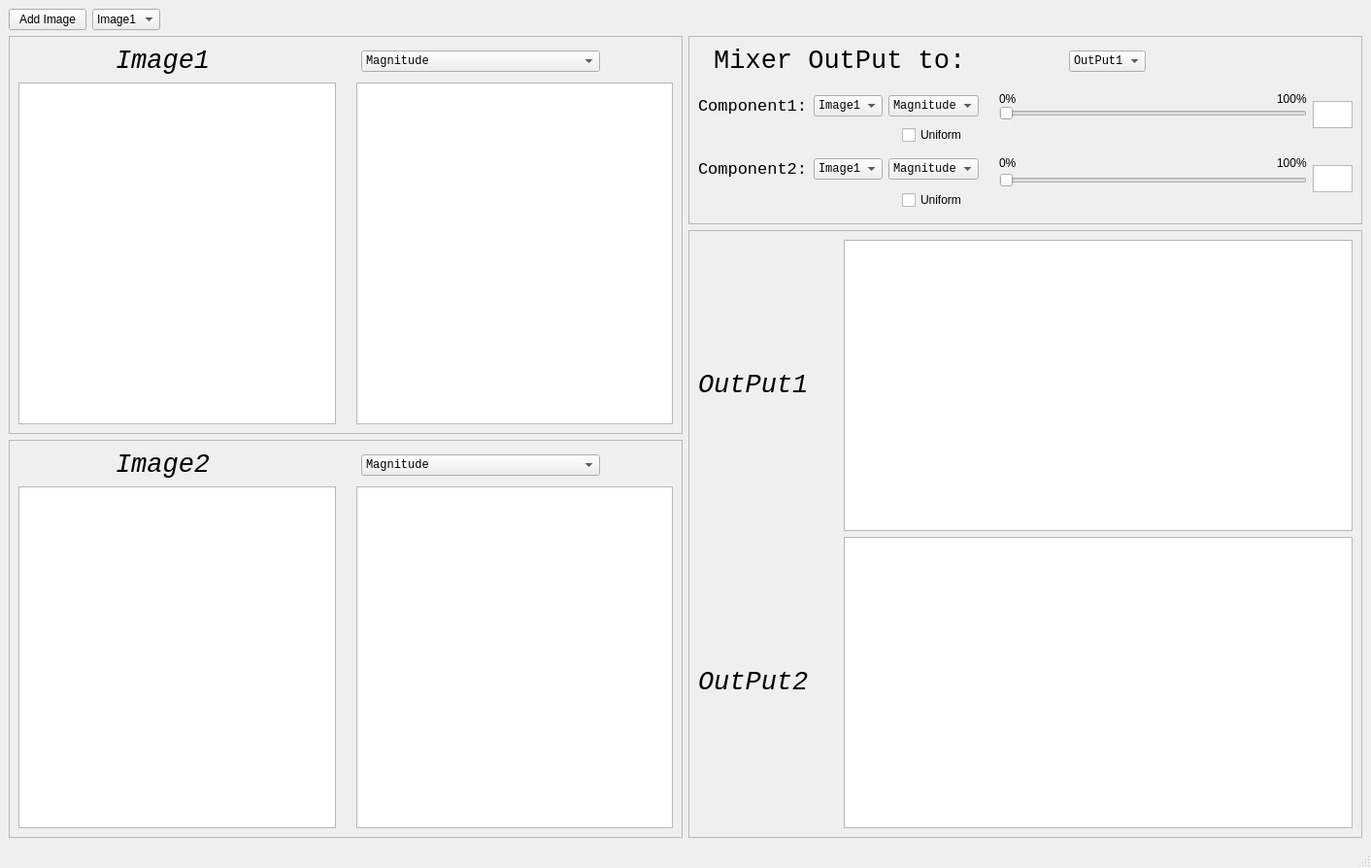
<?xml version="1.0" encoding="UTF-8"?>
<ui version="4.0">
 <class>MainWindow</class>
 <widget class="QMainWindow" name="MainWindow">
  <property name="geometry">
   <rect>
    <x>0</x>
    <y>0</y>
    <width>1412</width>
    <height>894</height>
   </rect>
  </property>
  <property name="windowTitle">
   <string>MainWindow</string>
  </property>
  <widget class="QWidget" name="centralwidget">
   <layout class="QVBoxLayout" name="verticalLayout_12">
    <item>
     <layout class="QHBoxLayout" name="horizontalLayout_14">
      <item>
       <widget class="QPushButton" name="add_btn">
        <property name="text">
         <string>Add Image</string>
        </property>
       </widget>
      </item>
      <item>
       <widget class="QComboBox" name="combo_add">
        <item>
         <property name="text">
          <string>Image1</string>
         </property>
        </item>
        <item>
         <property name="text">
          <string>Image2</string>
         </property>
        </item>
       </widget>
      </item>
      <item>
       <spacer name="horizontalSpacer_9">
        <property name="orientation">
         <enum>Qt::Horizontal</enum>
        </property>
        <property name="sizeHint" stdset="0">
         <size>
          <width>40</width>
          <height>20</height>
         </size>
        </property>
       </spacer>
      </item>
     </layout>
    </item>
    <item>
     <layout class="QHBoxLayout" name="horizontalLayout_15">
      <item>
       <layout class="QVBoxLayout" name="verticalLayout_10">
        <item>
         <widget class="QFrame" name="frame">
          <property name="frameShape">
           <enum>QFrame::StyledPanel</enum>
          </property>
          <property name="frameShadow">
           <enum>QFrame::Raised</enum>
          </property>
          <layout class="QVBoxLayout" name="verticalLayout_2">
           <item>
            <layout class="QHBoxLayout" name="horizontalLayout_5">
             <item>
              <spacer name="horizontalSpacer_4">
               <property name="orientation">
                <enum>Qt::Horizontal</enum>
               </property>
               <property name="sizeType">
                <enum>QSizePolicy::Fixed</enum>
               </property>
               <property name="sizeHint" stdset="0">
                <size>
                 <width>100</width>
                 <height>20</height>
                </size>
               </property>
              </spacer>
             </item>
             <item>
              <widget class="QLabel" name="label">
               <property name="font">
                <font>
                 <family>Monospace</family>
                 <pointsize>20</pointsize>
                 <weight>50</weight>
                 <italic>true</italic>
                 <bold>false</bold>
                </font>
               </property>
               <property name="text">
                <string>Image1</string>
               </property>
              </widget>
             </item>
             <item>
              <widget class="QComboBox" name="combo_img1">
               <property name="font">
                <font>
                 <family>Monospace</family>
                </font>
               </property>
               <item>
                <property name="text">
                 <string>Magnitude</string>
                </property>
               </item>
               <item>
                <property name="text">
                 <string>Phase</string>
                </property>
               </item>
               <item>
                <property name="text">
                 <string>Real</string>
                </property>
               </item>
               <item>
                <property name="text">
                 <string>Imaginary</string>
                </property>
               </item>
              </widget>
             </item>
             <item>
              <spacer name="horizontalSpacer_5">
               <property name="orientation">
                <enum>Qt::Horizontal</enum>
               </property>
               <property name="sizeType">
                <enum>QSizePolicy::Fixed</enum>
               </property>
               <property name="sizeHint" stdset="0">
                <size>
                 <width>75</width>
                 <height>20</height>
                </size>
               </property>
              </spacer>
             </item>
            </layout>
           </item>
           <item>
            <layout class="QHBoxLayout" name="horizontalLayout_6">
             <item>
              <widget class="PlotWidget" name="gView_img1"/>
             </item>
             <item>
              <spacer name="horizontalSpacer_6">
               <property name="orientation">
                <enum>Qt::Horizontal</enum>
               </property>
               <property name="sizeType">
                <enum>QSizePolicy::Fixed</enum>
               </property>
               <property name="sizeHint" stdset="0">
                <size>
                 <width>15</width>
                 <height>20</height>
                </size>
               </property>
              </spacer>
             </item>
             <item>
              <widget class="PlotWidget" name="gView_trans1"/>
             </item>
            </layout>
           </item>
          </layout>
         </widget>
        </item>
        <item>
         <widget class="QFrame" name="frame_2">
          <property name="frameShape">
           <enum>QFrame::StyledPanel</enum>
          </property>
          <property name="frameShadow">
           <enum>QFrame::Raised</enum>
          </property>
          <layout class="QVBoxLayout" name="verticalLayout">
           <item>
            <layout class="QHBoxLayout" name="horizontalLayout_3">
             <item>
              <spacer name="horizontalSpacer_2">
               <property name="orientation">
                <enum>Qt::Horizontal</enum>
               </property>
               <property name="sizeType">
                <enum>QSizePolicy::Fixed</enum>
               </property>
               <property name="sizeHint" stdset="0">
                <size>
                 <width>100</width>
                 <height>20</height>
                </size>
               </property>
              </spacer>
             </item>
             <item>
              <widget class="QLabel" name="label_3">
               <property name="font">
                <font>
                 <family>Monospace</family>
                 <pointsize>20</pointsize>
                 <weight>50</weight>
                 <italic>true</italic>
                 <bold>false</bold>
                </font>
               </property>
               <property name="text">
                <string>Image2</string>
               </property>
              </widget>
             </item>
             <item>
              <widget class="QComboBox" name="combo_img2">
               <property name="font">
                <font>
                 <family>Monospace</family>
                </font>
               </property>
               <item>
                <property name="text">
                 <string>Magnitude</string>
                </property>
               </item>
               <item>
                <property name="text">
                 <string>Phase</string>
                </property>
               </item>
               <item>
                <property name="text">
                 <string>Real</string>
                </property>
               </item>
               <item>
                <property name="text">
                 <string>Imaginary</string>
                </property>
               </item>
              </widget>
             </item>
             <item>
              <spacer name="horizontalSpacer_3">
               <property name="orientation">
                <enum>Qt::Horizontal</enum>
               </property>
               <property name="sizeType">
                <enum>QSizePolicy::Fixed</enum>
               </property>
               <property name="sizeHint" stdset="0">
                <size>
                 <width>75</width>
                 <height>20</height>
                </size>
               </property>
              </spacer>
             </item>
            </layout>
           </item>
           <item>
            <layout class="QHBoxLayout" name="horizontalLayout_4">
             <item>
              <widget class="PlotWidget" name="gView_img2"/>
             </item>
             <item>
              <spacer name="horizontalSpacer">
               <property name="orientation">
                <enum>Qt::Horizontal</enum>
               </property>
               <property name="sizeType">
                <enum>QSizePolicy::Fixed</enum>
               </property>
               <property name="sizeHint" stdset="0">
                <size>
                 <width>15</width>
                 <height>20</height>
                </size>
               </property>
              </spacer>
             </item>
             <item>
              <widget class="PlotWidget" name="gView_trans2"/>
             </item>
            </layout>
           </item>
          </layout>
         </widget>
        </item>
       </layout>
      </item>
      <item>
       <layout class="QVBoxLayout" name="verticalLayout_11">
        <item>
         <widget class="QFrame" name="frame_3">
          <property name="frameShape">
           <enum>QFrame::StyledPanel</enum>
          </property>
          <property name="frameShadow">
           <enum>QFrame::Raised</enum>
          </property>
          <layout class="QVBoxLayout" name="verticalLayout_9">
           <item>
            <layout class="QHBoxLayout" name="horizontalLayout_2">
             <item>
              <widget class="QLabel" name="label_11">
               <property name="font">
                <font>
                 <family>Monospace</family>
                 <pointsize>20</pointsize>
                 <weight>50</weight>
                 <italic>false</italic>
                 <bold>false</bold>
                </font>
               </property>
               <property name="text">
                <string> Mixer OutPut to:</string>
               </property>
              </widget>
             </item>
             <item>
              <spacer name="horizontalSpacer_18">
               <property name="orientation">
                <enum>Qt::Horizontal</enum>
               </property>
               <property name="sizeType">
                <enum>QSizePolicy::Minimum</enum>
               </property>
               <property name="sizeHint" stdset="0">
                <size>
                 <width>100</width>
                 <height>20</height>
                </size>
               </property>
              </spacer>
             </item>
             <item>
              <widget class="QComboBox" name="combo_mix">
               <property name="font">
                <font>
                 <family>Monospace</family>
                </font>
               </property>
               <item>
                <property name="text">
                 <string>OutPut1</string>
                </property>
               </item>
               <item>
                <property name="text">
                 <string>OutPut2</string>
                </property>
               </item>
              </widget>
             </item>
             <item>
              <spacer name="horizontalSpacer_19">
               <property name="orientation">
                <enum>Qt::Horizontal</enum>
               </property>
               <property name="sizeType">
                <enum>QSizePolicy::Expanding</enum>
               </property>
               <property name="sizeHint" stdset="0">
                <size>
                 <width>40</width>
                 <height>20</height>
                </size>
               </property>
              </spacer>
             </item>
            </layout>
           </item>
           <item>
            <spacer name="verticalSpacer_3">
             <property name="orientation">
              <enum>Qt::Vertical</enum>
             </property>
             <property name="sizeType">
              <enum>QSizePolicy::Fixed</enum>
             </property>
             <property name="sizeHint" stdset="0">
              <size>
               <width>20</width>
               <height>10</height>
              </size>
             </property>
            </spacer>
           </item>
           <item>
            <layout class="QVBoxLayout" name="verticalLayout_8">
             <item>
              <layout class="QVBoxLayout" name="verticalLayout_4">
               <item>
                <layout class="QHBoxLayout" name="horizontalLayout">
                 <item>
                  <layout class="QVBoxLayout" name="verticalLayout_13">
                   <item>
                    <layout class="QHBoxLayout" name="horizontalLayout_11">
                     <item>
                      <widget class="QLabel" name="label_5">
                       <property name="font">
                        <font>
                         <family>Monospace</family>
                         <pointsize>13</pointsize>
                         <weight>50</weight>
                         <italic>false</italic>
                         <bold>false</bold>
                        </font>
                       </property>
                       <property name="text">
                        <string>Component1:</string>
                       </property>
                      </widget>
                     </item>
                     <item>
                      <widget class="QComboBox" name="combo_comp1_img">
                       <property name="font">
                        <font>
                         <family>Monospace</family>
                        </font>
                       </property>
                       <item>
                        <property name="text">
                         <string>Image1</string>
                        </property>
                       </item>
                       <item>
                        <property name="text">
                         <string>Image2</string>
                        </property>
                       </item>
                      </widget>
                     </item>
                     <item>
                      <widget class="QComboBox" name="combo_comp1">
                       <property name="sizePolicy">
                        <sizepolicy hsizetype="Preferred" vsizetype="Fixed">
                         <horstretch>0</horstretch>
                         <verstretch>0</verstretch>
                        </sizepolicy>
                       </property>
                       <property name="font">
                        <font>
                         <family>Monospace</family>
                        </font>
                       </property>
                       <item>
                        <property name="text">
                         <string>Magnitude</string>
                        </property>
                       </item>
                       <item>
                        <property name="text">
                         <string>Phase</string>
                        </property>
                       </item>
                       <item>
                        <property name="text">
                         <string>Real</string>
                        </property>
                       </item>
                       <item>
                        <property name="text">
                         <string>Imaginary</string>
                        </property>
                       </item>
                      </widget>
                     </item>
                    </layout>
                   </item>
                   <item>
                    <layout class="QHBoxLayout" name="horizontalLayout_16">
                     <item>
                      <spacer name="horizontalSpacer_13">
                       <property name="orientation">
                        <enum>Qt::Horizontal</enum>
                       </property>
                       <property name="sizeType">
                        <enum>QSizePolicy::Fixed</enum>
                       </property>
                       <property name="sizeHint" stdset="0">
                        <size>
                         <width>210</width>
                         <height>20</height>
                        </size>
                       </property>
                      </spacer>
                     </item>
                     <item>
                      <widget class="QCheckBox" name="comp1_uniform">
                       <property name="text">
                        <string>Uniform</string>
                       </property>
                      </widget>
                     </item>
                    </layout>
                   </item>
                  </layout>
                 </item>
                 <item>
                  <spacer name="horizontalSpacer_11">
                   <property name="orientation">
                    <enum>Qt::Horizontal</enum>
                   </property>
                   <property name="sizeType">
                    <enum>QSizePolicy::Preferred</enum>
                   </property>
                   <property name="sizeHint" stdset="0">
                    <size>
                     <width>15</width>
                     <height>20</height>
                    </size>
                   </property>
                  </spacer>
                 </item>
                 <item>
                  <layout class="QVBoxLayout" name="verticalLayout_6">
                   <property name="spacing">
                    <number>0</number>
                   </property>
                   <item>
                    <layout class="QHBoxLayout" name="horizontalLayout_9">
                     <property name="spacing">
                      <number>6</number>
                     </property>
                     <property name="sizeConstraint">
                      <enum>QLayout::SetMinimumSize</enum>
                     </property>
                     <item>
                      <widget class="QLabel" name="label_13">
                       <property name="font">
                        <font>
                         <pointsize>9</pointsize>
                        </font>
                       </property>
                       <property name="text">
                        <string>0%</string>
                       </property>
                      </widget>
                     </item>
                     <item>
                      <spacer name="horizontalSpacer_10">
                       <property name="orientation">
                        <enum>Qt::Horizontal</enum>
                       </property>
                       <property name="sizeType">
                        <enum>QSizePolicy::Expanding</enum>
                       </property>
                       <property name="sizeHint" stdset="0">
                        <size>
                         <width>230</width>
                         <height>10</height>
                        </size>
                       </property>
                      </spacer>
                     </item>
                     <item>
                      <widget class="QLabel" name="label_14">
                       <property name="font">
                        <font>
                         <pointsize>9</pointsize>
                        </font>
                       </property>
                       <property name="text">
                        <string>100%</string>
                       </property>
                      </widget>
                     </item>
                    </layout>
                   </item>
                   <item>
                    <widget class="QSlider" name="slider_comp1">
                     <property name="sizePolicy">
                      <sizepolicy hsizetype="Preferred" vsizetype="Fixed">
                       <horstretch>0</horstretch>
                       <verstretch>0</verstretch>
                      </sizepolicy>
                     </property>
                     <property name="orientation">
                      <enum>Qt::Horizontal</enum>
                     </property>
                    </widget>
                   </item>
                   <item>
                    <spacer name="verticalSpacer">
                     <property name="orientation">
                      <enum>Qt::Vertical</enum>
                     </property>
                     <property name="sizeType">
                      <enum>QSizePolicy::Fixed</enum>
                     </property>
                     <property name="sizeHint" stdset="0">
                      <size>
                       <width>20</width>
                       <height>28</height>
                      </size>
                     </property>
                    </spacer>
                   </item>
                  </layout>
                 </item>
                 <item>
                  <layout class="QVBoxLayout" name="verticalLayout_15">
                   <item>
                    <widget class="QTextBrowser" name="slider_val1">
                     <property name="sizePolicy">
                      <sizepolicy hsizetype="Fixed" vsizetype="Fixed">
                       <horstretch>0</horstretch>
                       <verstretch>0</verstretch>
                      </sizepolicy>
                     </property>
                     <property name="maximumSize">
                      <size>
                       <width>41</width>
                       <height>28</height>
                      </size>
                     </property>
                     <property name="font">
                      <font>
                       <pointsize>9</pointsize>
                      </font>
                     </property>
                     <property name="html">
                      <string>&lt;!DOCTYPE HTML PUBLIC &quot;-//W3C//DTD HTML 4.0//EN&quot; &quot;http://www.w3.org/TR/REC-html40/strict.dtd&quot;&gt;
&lt;html&gt;&lt;head&gt;&lt;meta name=&quot;qrichtext&quot; content=&quot;1&quot; /&gt;&lt;style type=&quot;text/css&quot;&gt;
p, li { white-space: pre-wrap; }
&lt;/style&gt;&lt;/head&gt;&lt;body style=&quot; font-family:'Ubuntu'; font-size:9pt; font-weight:400; font-style:normal;&quot;&gt;
&lt;p align=&quot;center&quot; style=&quot;-qt-paragraph-type:empty; margin-top:0px; margin-bottom:0px; margin-left:0px; margin-right:0px; -qt-block-indent:0; text-indent:0px;&quot;&gt;&lt;br /&gt;&lt;/p&gt;&lt;/body&gt;&lt;/html&gt;</string>
                     </property>
                    </widget>
                   </item>
                   <item>
                    <spacer name="verticalSpacer_4">
                     <property name="orientation">
                      <enum>Qt::Vertical</enum>
                     </property>
                     <property name="sizeType">
                      <enum>QSizePolicy::Fixed</enum>
                     </property>
                     <property name="sizeHint" stdset="0">
                      <size>
                       <width>20</width>
                       <height>10</height>
                      </size>
                     </property>
                    </spacer>
                   </item>
                  </layout>
                 </item>
                </layout>
               </item>
              </layout>
             </item>
             <item>
              <layout class="QVBoxLayout" name="verticalLayout_5">
               <item>
                <layout class="QHBoxLayout" name="horizontalLayout_10">
                 <item>
                  <layout class="QVBoxLayout" name="verticalLayout_14">
                   <item>
                    <layout class="QHBoxLayout" name="horizontalLayout_12">
                     <item>
                      <widget class="QLabel" name="label_6">
                       <property name="font">
                        <font>
                         <family>Monospace</family>
                         <pointsize>13</pointsize>
                         <weight>50</weight>
                         <italic>false</italic>
                         <bold>false</bold>
                        </font>
                       </property>
                       <property name="text">
                        <string>Component2:</string>
                       </property>
                      </widget>
                     </item>
                     <item>
                      <widget class="QComboBox" name="combo_comp2_img">
                       <property name="font">
                        <font>
                         <family>Monospace</family>
                        </font>
                       </property>
                       <item>
                        <property name="text">
                         <string>Image1</string>
                        </property>
                       </item>
                       <item>
                        <property name="text">
                         <string>Image2</string>
                        </property>
                       </item>
                      </widget>
                     </item>
                     <item>
                      <widget class="QComboBox" name="combo_comp2">
                       <property name="font">
                        <font>
                         <family>Monospace</family>
                        </font>
                       </property>
                       <item>
                        <property name="text">
                         <string>Magnitude</string>
                        </property>
                       </item>
                       <item>
                        <property name="text">
                         <string>Phase</string>
                        </property>
                       </item>
                       <item>
                        <property name="text">
                         <string>Real</string>
                        </property>
                       </item>
                       <item>
                        <property name="text">
                         <string>Imaginary</string>
                        </property>
                       </item>
                      </widget>
                     </item>
                    </layout>
                   </item>
                   <item>
                    <layout class="QHBoxLayout" name="horizontalLayout_17">
                     <item>
                      <spacer name="horizontalSpacer_14">
                       <property name="orientation">
                        <enum>Qt::Horizontal</enum>
                       </property>
                       <property name="sizeType">
                        <enum>QSizePolicy::Fixed</enum>
                       </property>
                       <property name="sizeHint" stdset="0">
                        <size>
                         <width>210</width>
                         <height>20</height>
                        </size>
                       </property>
                      </spacer>
                     </item>
                     <item>
                      <widget class="QCheckBox" name="comp2_uniform">
                       <property name="text">
                        <string>Uniform</string>
                       </property>
                      </widget>
                     </item>
                    </layout>
                   </item>
                  </layout>
                 </item>
                 <item>
                  <spacer name="horizontalSpacer_12">
                   <property name="orientation">
                    <enum>Qt::Horizontal</enum>
                   </property>
                   <property name="sizeType">
                    <enum>QSizePolicy::Preferred</enum>
                   </property>
                   <property name="sizeHint" stdset="0">
                    <size>
                     <width>15</width>
                     <height>20</height>
                    </size>
                   </property>
                  </spacer>
                 </item>
                 <item>
                  <layout class="QVBoxLayout" name="verticalLayout_7">
                   <property name="spacing">
                    <number>0</number>
                   </property>
                   <item>
                    <layout class="QHBoxLayout" name="horizontalLayout_13">
                     <property name="spacing">
                      <number>6</number>
                     </property>
                     <property name="sizeConstraint">
                      <enum>QLayout::SetMinimumSize</enum>
                     </property>
                     <item>
                      <widget class="QLabel" name="label_15">
                       <property name="font">
                        <font>
                         <pointsize>9</pointsize>
                        </font>
                       </property>
                       <property name="text">
                        <string>0%</string>
                       </property>
                      </widget>
                     </item>
                     <item>
                      <spacer name="horizontalSpacer_17">
                       <property name="orientation">
                        <enum>Qt::Horizontal</enum>
                       </property>
                       <property name="sizeType">
                        <enum>QSizePolicy::Expanding</enum>
                       </property>
                       <property name="sizeHint" stdset="0">
                        <size>
                         <width>230</width>
                         <height>20</height>
                        </size>
                       </property>
                      </spacer>
                     </item>
                     <item>
                      <widget class="QLabel" name="label_16">
                       <property name="font">
                        <font>
                         <pointsize>9</pointsize>
                        </font>
                       </property>
                       <property name="text">
                        <string>100%</string>
                       </property>
                      </widget>
                     </item>
                    </layout>
                   </item>
                   <item>
                    <widget class="QSlider" name="slider_comp2">
                     <property name="sizePolicy">
                      <sizepolicy hsizetype="Preferred" vsizetype="Fixed">
                       <horstretch>0</horstretch>
                       <verstretch>0</verstretch>
                      </sizepolicy>
                     </property>
                     <property name="orientation">
                      <enum>Qt::Horizontal</enum>
                     </property>
                    </widget>
                   </item>
                   <item>
                    <spacer name="verticalSpacer_2">
                     <property name="orientation">
                      <enum>Qt::Vertical</enum>
                     </property>
                     <property name="sizeType">
                      <enum>QSizePolicy::Fixed</enum>
                     </property>
                     <property name="sizeHint" stdset="0">
                      <size>
                       <width>20</width>
                       <height>28</height>
                      </size>
                     </property>
                    </spacer>
                   </item>
                  </layout>
                 </item>
                 <item>
                  <layout class="QVBoxLayout" name="verticalLayout_17">
                   <item>
                    <widget class="QTextBrowser" name="slider_val2">
                     <property name="sizePolicy">
                      <sizepolicy hsizetype="Fixed" vsizetype="Fixed">
                       <horstretch>0</horstretch>
                       <verstretch>0</verstretch>
                      </sizepolicy>
                     </property>
                     <property name="maximumSize">
                      <size>
                       <width>41</width>
                       <height>28</height>
                      </size>
                     </property>
                     <property name="font">
                      <font>
                       <pointsize>9</pointsize>
                      </font>
                     </property>
                     <property name="html">
                      <string>&lt;!DOCTYPE HTML PUBLIC &quot;-//W3C//DTD HTML 4.0//EN&quot; &quot;http://www.w3.org/TR/REC-html40/strict.dtd&quot;&gt;
&lt;html&gt;&lt;head&gt;&lt;meta name=&quot;qrichtext&quot; content=&quot;1&quot; /&gt;&lt;style type=&quot;text/css&quot;&gt;
p, li { white-space: pre-wrap; }
&lt;/style&gt;&lt;/head&gt;&lt;body style=&quot; font-family:'Ubuntu'; font-size:9pt; font-weight:400; font-style:normal;&quot;&gt;
&lt;p align=&quot;center&quot; style=&quot;-qt-paragraph-type:empty; margin-top:0px; margin-bottom:0px; margin-left:0px; margin-right:0px; -qt-block-indent:0; text-indent:0px;&quot;&gt;&lt;br /&gt;&lt;/p&gt;&lt;/body&gt;&lt;/html&gt;</string>
                     </property>
                    </widget>
                   </item>
                   <item>
                    <spacer name="verticalSpacer_6">
                     <property name="orientation">
                      <enum>Qt::Vertical</enum>
                     </property>
                     <property name="sizeType">
                      <enum>QSizePolicy::Fixed</enum>
                     </property>
                     <property name="sizeHint" stdset="0">
                      <size>
                       <width>20</width>
                       <height>10</height>
                      </size>
                     </property>
                    </spacer>
                   </item>
                  </layout>
                 </item>
                </layout>
               </item>
              </layout>
             </item>
            </layout>
           </item>
          </layout>
         </widget>
        </item>
        <item>
         <widget class="QFrame" name="frame_4">
          <property name="frameShape">
           <enum>QFrame::StyledPanel</enum>
          </property>
          <property name="frameShadow">
           <enum>QFrame::Raised</enum>
          </property>
          <layout class="QVBoxLayout" name="verticalLayout_3">
           <item>
            <layout class="QHBoxLayout" name="horizontalLayout_7">
             <item>
              <widget class="QLabel" name="label_4">
               <property name="font">
                <font>
                 <family>Monospace</family>
                 <pointsize>20</pointsize>
                 <weight>50</weight>
                 <italic>true</italic>
                 <bold>false</bold>
                </font>
               </property>
               <property name="text">
                <string>OutPut1</string>
               </property>
              </widget>
             </item>
             <item>
              <spacer name="horizontalSpacer_7">
               <property name="orientation">
                <enum>Qt::Horizontal</enum>
               </property>
               <property name="sizeType">
                <enum>QSizePolicy::Fixed</enum>
               </property>
               <property name="sizeHint" stdset="0">
                <size>
                 <width>30</width>
                 <height>20</height>
                </size>
               </property>
              </spacer>
             </item>
             <item>
              <widget class="PlotWidget" name="gView_output1"/>
             </item>
            </layout>
           </item>
           <item>
            <layout class="QHBoxLayout" name="horizontalLayout_8">
             <item>
              <widget class="QLabel" name="label_12">
               <property name="font">
                <font>
                 <family>Monospace</family>
                 <pointsize>20</pointsize>
                 <weight>50</weight>
                 <italic>true</italic>
                 <bold>false</bold>
                </font>
               </property>
               <property name="text">
                <string>OutPut2</string>
               </property>
              </widget>
             </item>
             <item>
              <spacer name="horizontalSpacer_8">
               <property name="orientation">
                <enum>Qt::Horizontal</enum>
               </property>
               <property name="sizeType">
                <enum>QSizePolicy::Fixed</enum>
               </property>
               <property name="sizeHint" stdset="0">
                <size>
                 <width>30</width>
                 <height>20</height>
                </size>
               </property>
              </spacer>
             </item>
             <item>
              <widget class="PlotWidget" name="gView_output2"/>
             </item>
            </layout>
           </item>
          </layout>
         </widget>
        </item>
       </layout>
      </item>
     </layout>
    </item>
   </layout>
  </widget>
  <widget class="QMenuBar" name="menubar">
   <property name="geometry">
    <rect>
     <x>0</x>
     <y>0</y>
     <width>1412</width>
     <height>22</height>
    </rect>
   </property>
  </widget>
  <widget class="QStatusBar" name="statusbar"/>
 </widget>
 <customwidgets>
  <customwidget>
   <class>PlotWidget</class>
   <extends>QGraphicsView</extends>
   <header>pyqtgraph</header>
  </customwidget>
 </customwidgets>
 <resources/>
 <connections/>
</ui>
